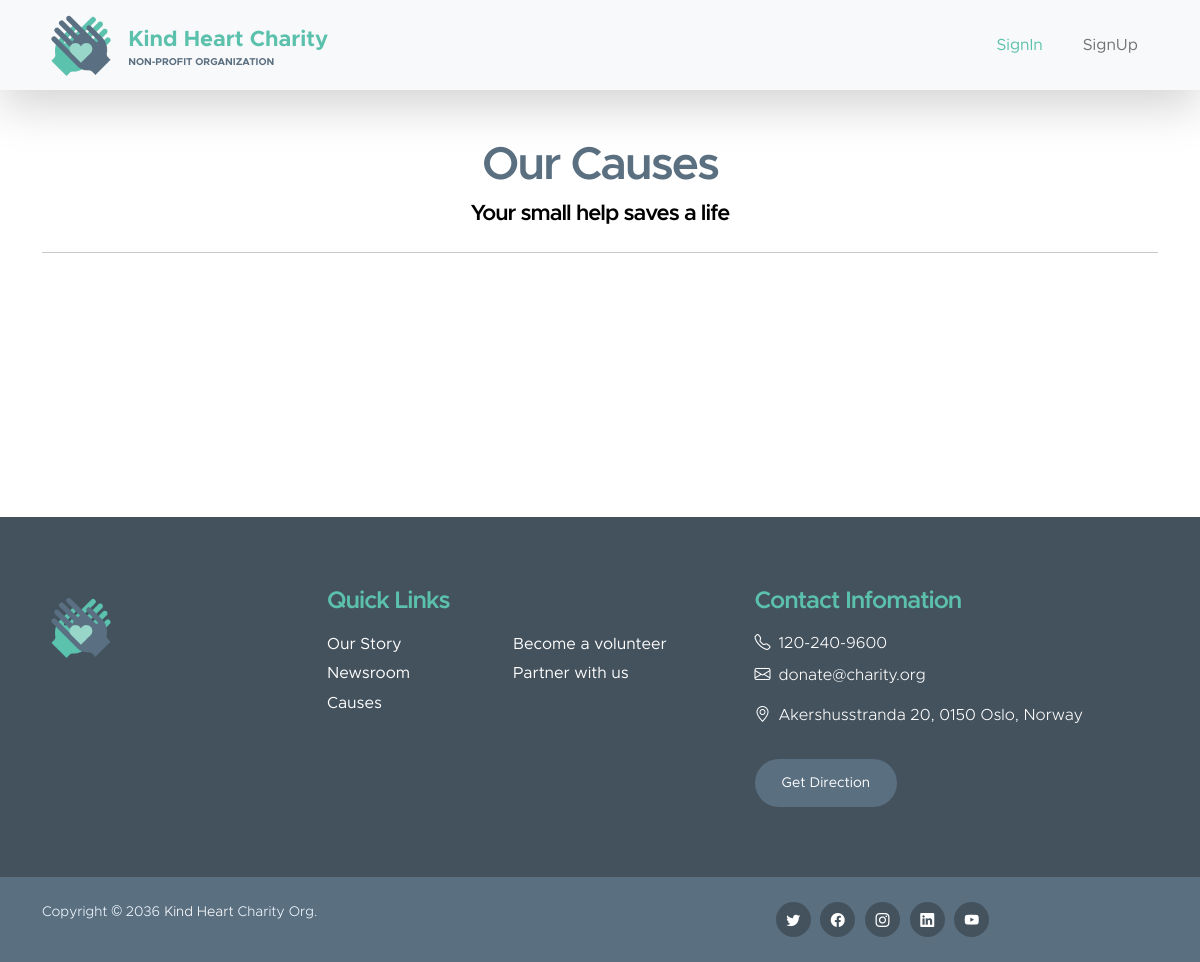
/user-dashboard/, run on an earlier commit of the app's database.
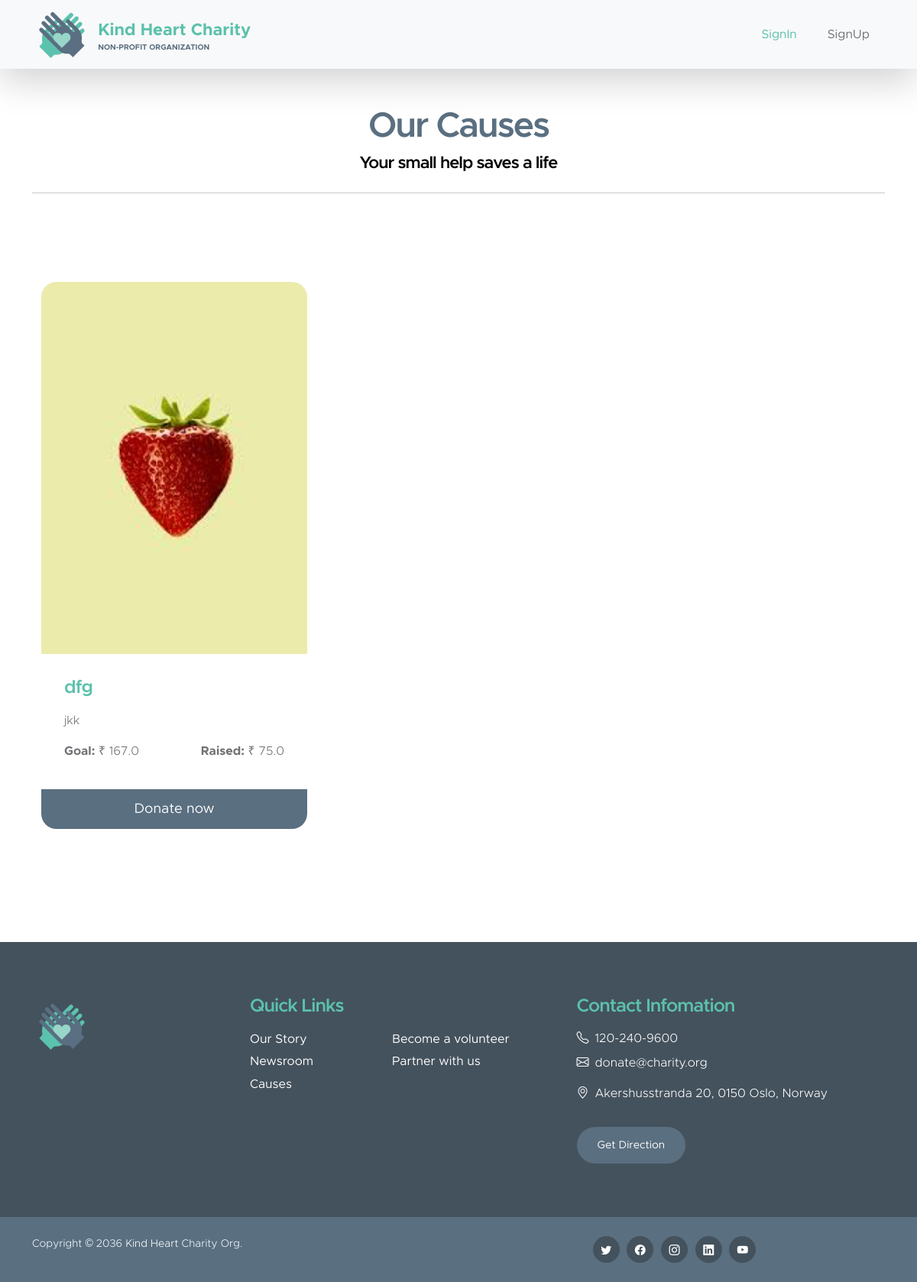
And on a later commit of the database.
### heart_charity/models.py (models this page shows, shortened)
class Cause(models.Model):
    name=models.CharField(max_length=30)
    img=models.ImageField()
    detail=models.CharField(max_length=500)
    raised=models.FloatField()
    goal=models.FloatField()

### heart_charity/views.py (the view)
# urls.py: path('user-dashboard/', views.user_dashboard, name='user_dashboard'),
def user_dashboard(req):
    causes = Cause.objects.all()
    return render(req, 'user_dashboard.html', {"causes": causes})

### heart_charity/templates/user_dashboard.html
{% extends 'base.html' %}
{% load static %}
{% block content %}
<main>
    <div class="col-lg-12 col-12 text-center mb-4">
        <h2>Our Causes</h2>
        <h6>Your small help saves a life</h6>
    </div>
    <hr>
              <section class="section-padding" id="section_3">
                <div class="container">
                    <div class="row">
                        {% for cause in causes %}
                        <div class="col-lg-4 col-md-6 col-12 mb-4 mb-lg-0">
                            <div class="custom-block-wrap">
                                <img src="{{cause.img.url}}" class="custom-block-image img-fluid" alt="">
                                <div class="custom-block">
                                    <div class="custom-block-body">
                                        <h5 class="mb-3">{{cause.name}}</h5>
                                        <p>{{cause.detail}}</p>
                                        <div class="d-flex align-items-center my-2">
                                            <p class="mb-0">
                                                <strong>Goal:</strong>
                                                ₹ {{cause.raised}}
                                            </p>
                                            <p class="ms-auto mb-0">
                                                <strong>Raised:</strong>
                                                ₹ {{cause.goal}}
                                            </p>
                                        </div>
                                    </div>
                                    <a href="/donate/{{cause.id}}" class="custom-btn btn">Donate now</a>
                                </div>
                            </div>
                        </div>
                        {% endfor %}
                    </div>
                </div>
            </section>
</main>
{% endblock %}

What changed in the data, as far as the page shows it:
added Cause: img (picture), name "dfg", detail "jkk", raised "167.0", goal "75.0"
